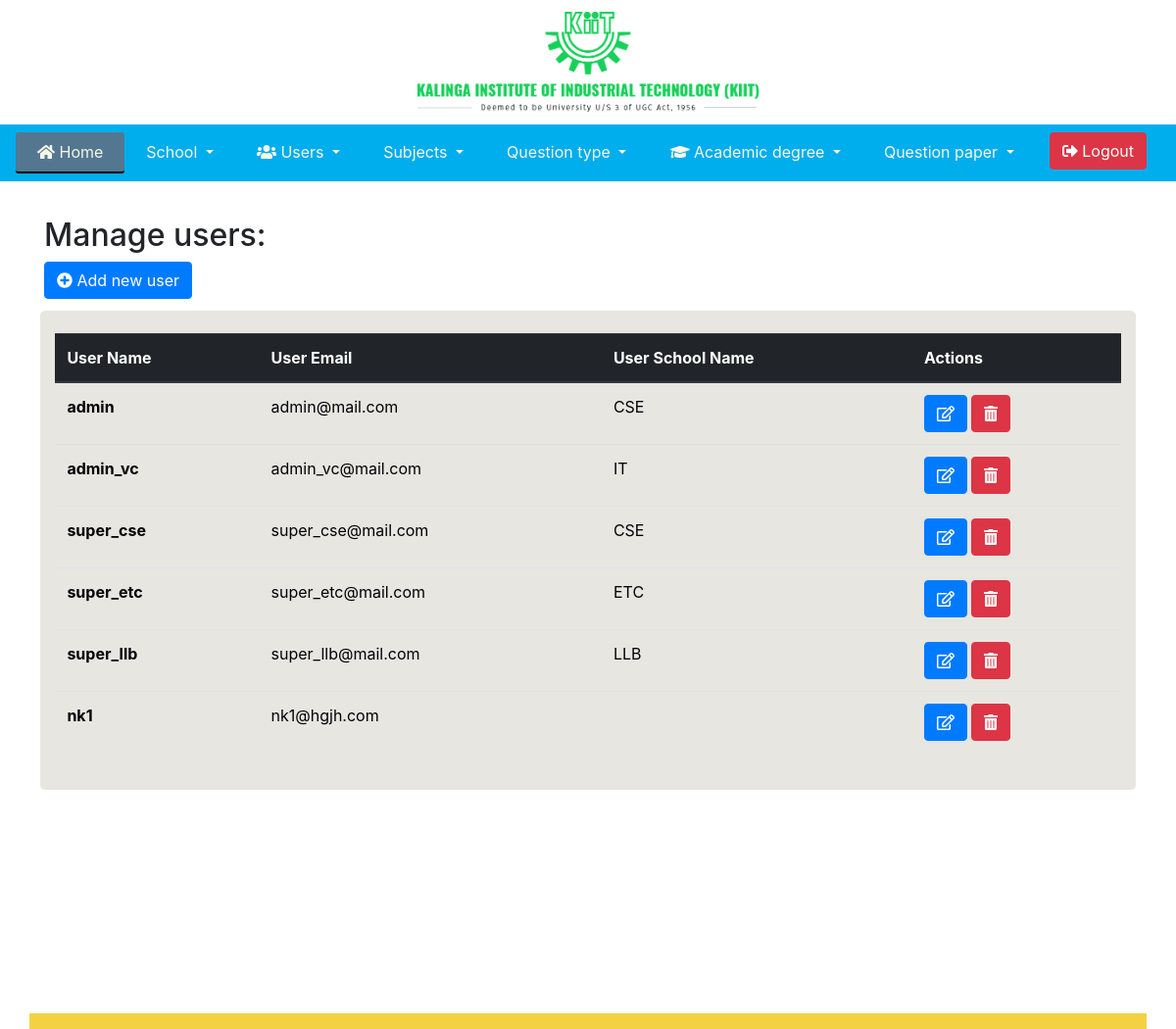
Page /nishi/nishi/manage-user.php (signed in) on the committed database.
### tables this page shows
CREATE TABLE `user_info` (
  `user_id` int(4) NOT NULL,
  `school_id` int(4) DEFAULT NULL,
  `name` varchar(100) DEFAULT NULL,
  `email` varchar(100) NOT NULL,
  `password` varchar(50) NOT NULL,
  `is_admin` bit(1) NOT NULL,
  `is_superUser` int(2) DEFAULT NULL,
  `is_student` tinyint(1) DEFAULT NULL,
  `injected_date` timestamp NULL DEFAULT CURRENT_TIMESTAMP
);

CREATE TABLE `school` (
  `school_id` int(4) NOT NULL,
  `school_name` varchar(50) NOT NULL,
  `school_desc` varchar(100) DEFAULT NULL,
  `comments` varchar(100) DEFAULT NULL,
  `injected_date` timestamp NULL DEFAULT CURRENT_TIMESTAMP
);

### nishi/nishi/manage-user.php (the view, shortened to what this page needs)
<?php session_start();
      include 'include/header.php';
      include 'include/navbar.php';
?>
<div class="container">
  <h2> Manage users: </h2>
    <a href="add-user.php" role="button" class="btn btn-md btn-primary">
      <i class="fa fa-plus-circle"></i>
      Add new user
    </a>
  <div class="row">
    <div class="col data-col" id="viewSchools">
        <table class="table">
          <thead class="thead-dark">
            <tr>
            <th scope="col">User Name</th>
            <th scope="col">User Email </th>
            <th scope="col">User School Name</th>
            <th scope="col">Actions</th>
          </tr>
        </thead>
        <tbody>
              <?php
              try {
              $pdo = Database::connect();
              $sql = "SELECT t1.user_id, t1.name, t1.email, t1.password, t2.school_name
                      FROM user_info AS t1 LEFT JOIN school AS t2
                      ON t1.school_id = t2.school_id ORDER BY user_id";
              ?>
              <?php foreach($pdo->query($sql) as $user) :?>
                <tr>
                  <th scope="row"> <?php echo $user['name'] ?> </th>
                  <td> <?php echo $user['email'] ?> </td>
                  <td> <?php echo $user['school_name'] ?> </td>
                  <td>
                    <a href="edit-user.php?id=<?php echo $user['user_id'] ?>" role="button" class="btn btn-md btn-primary">
                      <i class="far fa-edit"></i>
                    </a>
                    <button type="button" class="btn btn-danger" data-toggle="modal" data-target="#deleteUser<?php echo $user['user_id']?>">
                      <i class="fa fa-trash-alt"></i>
                    </button>
                  </td>
                </tr>
              <?php endforeach;?>
              <?php
              } catch(PDOException $e) {
                echo "There is some problem in connection: " . $e->getMessage();
              }
            ?>
        </tbody>
    </table>
    </div>
  </div>
</div>
<?php include 'include/footer.php';?>

### nishi/nishi/css/main.css (style rules this page uses)
.container { margin: 2%; padding: 1%; }
.data-col { padding: 2% 3%; margin: 1%; background-color: #E7E6E1; color: #020205; border-radius: 5px; }
html { position: relative; min-height: 100%; }
body { margin-bottom: 20px; }

### rows in the picture
user_info: name "admin", email "admin@mail.com", school.school_name "CSE"
user_info: name "admin_vc", email "admin_vc@mail.com", school.school_name "IT"
user_info: name "super_cse", email "super_cse@mail.com", school.school_name "CSE"
user_info: name "super_etc", email "super_etc@mail.com", school.school_name "ETC"
user_info: name "super_llb", email "super_llb@mail.com", school.school_name "LLB"
user_info: name "nk1", email "nk1@hgjh.com"
